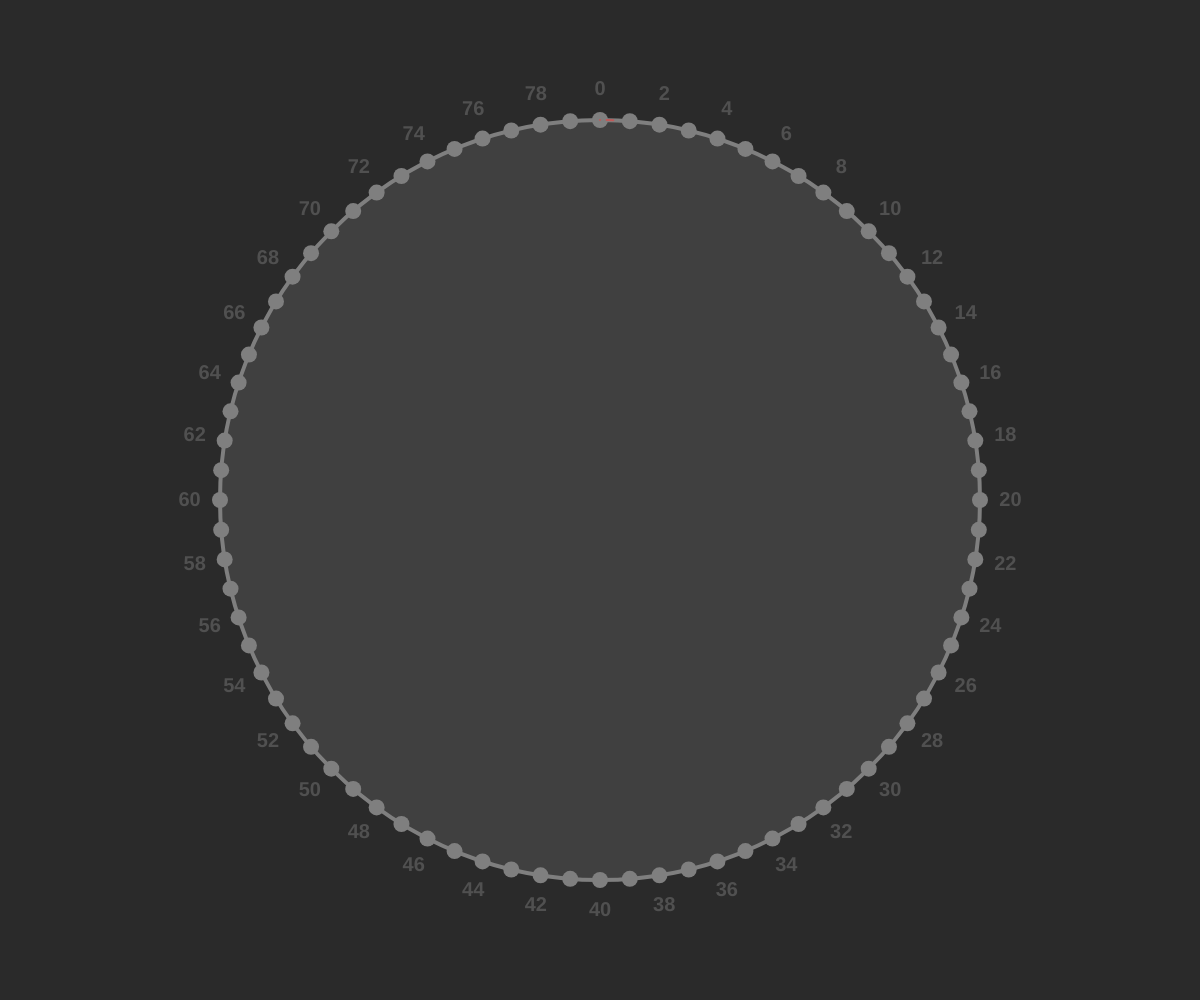
Frame 1 (no input)
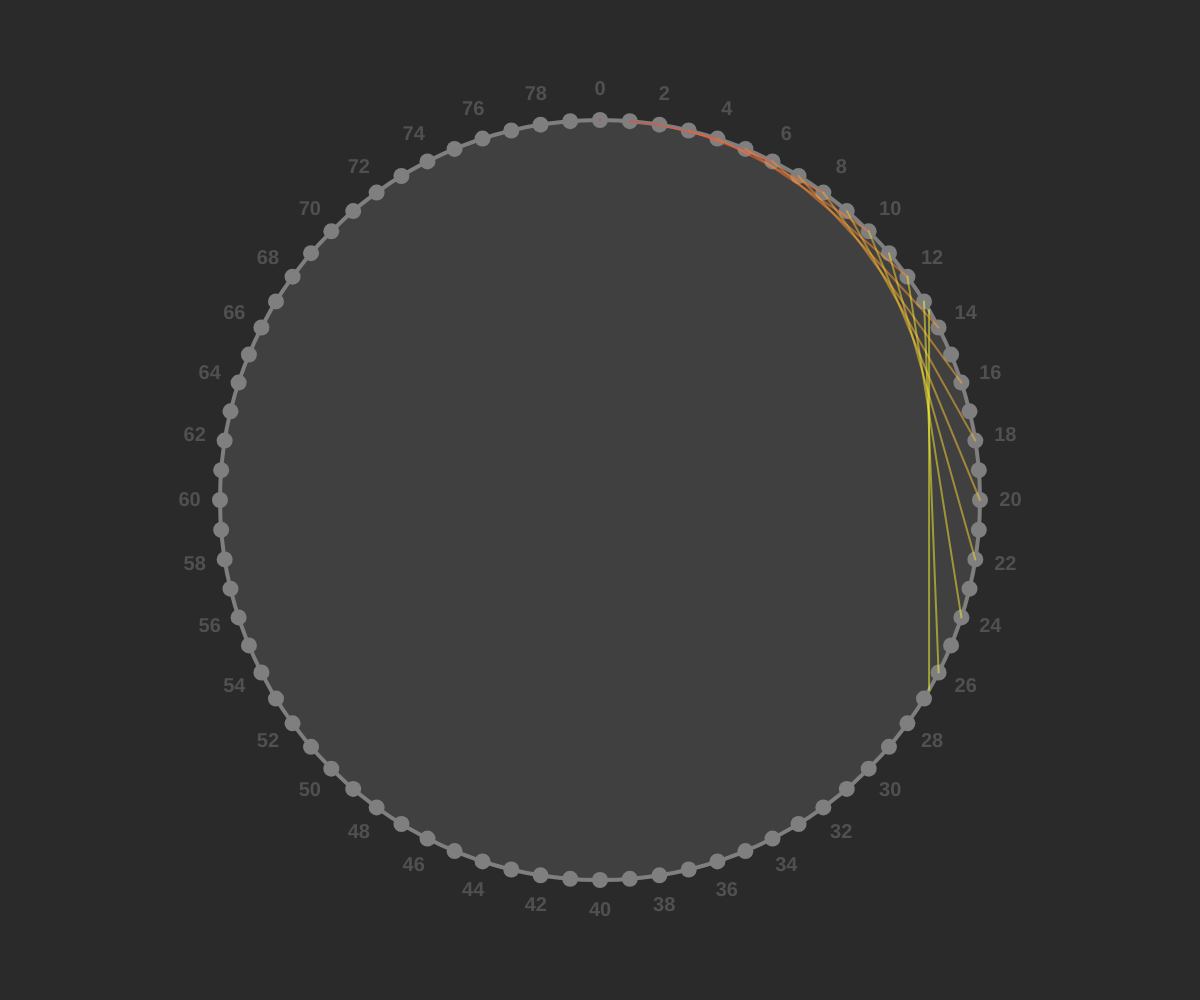
Frame 60 (no input)
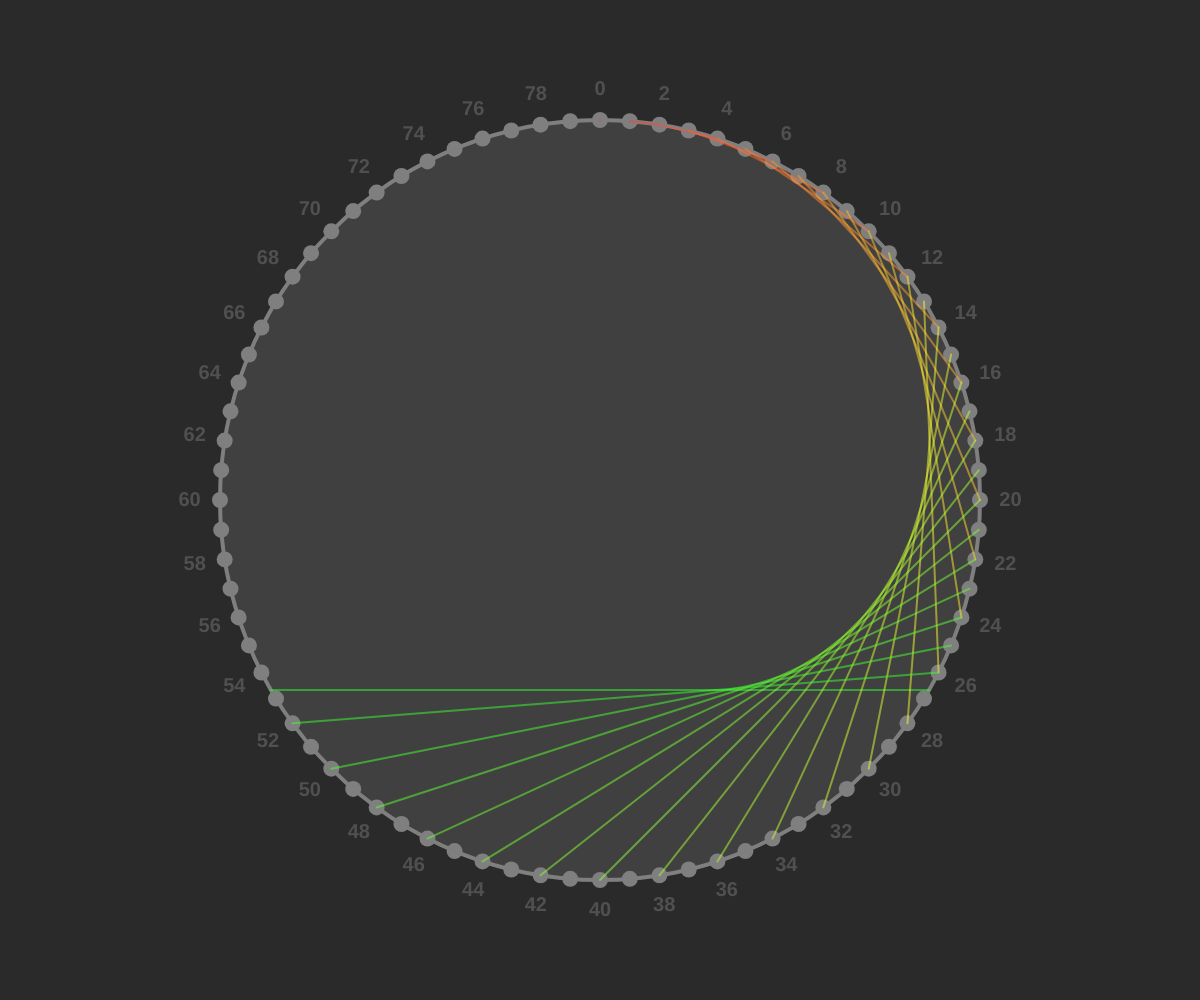
Frame 120 (the mouse pressed at the canvas centre since frame 60)

The p5.js sketch that drew these frames (run headless with seeded random() and noise() and a simulated clock; from frame 60 on, the mouse is pressed at the canvas centre):

// p5.js sketch
// ── sketch.js
const ANIM_TIME = 6;

let radius = 0;
let s = 0;

let pointCount = 1;

let monochromeToggle;
let pointsSlider;
let factorSlider;
let animateToggle;
let speedSlider;

let time = 0;

function windowResized() {
  resizeCanvas(windowWidth, windowHeight);
  updateLayout();
}

function updateLayout() {
  const size = min(windowWidth, windowHeight);
  radius = size * 0.38;
  s = size/1000;
}

function setup() {
  createCanvas(windowWidth, windowHeight);
  pixelDensity(1);
  updateLayout();
  
  const uiContainer = createDiv().class('ui-container');
    
  createP('Points').parent(uiContainer);
  pointsSlider = createSlider(0, 6, 3).parent(uiContainer);
  
  createP('').parent(uiContainer);
  
  createP('Factor').parent(uiContainer);
  factorSlider = createSlider(2, 20, 2).parent(uiContainer);
  
  createP('').parent(uiContainer);
  
  animateToggle = createCheckbox('Animate', true).parent(uiContainer).changed(onAnimateToggled);
  monochromeToggle = createCheckbox('Monochrome').parent(uiContainer);
  
  onAnimateToggled();
}

function onAnimateToggled() {
  time = (animateToggle.checked() ? 0 : 1);
}

function draw() {
  background(42);
  
  if (animateToggle.checked()) {
    time += (min(deltaTime/1000, 1/30)) / ANIM_TIME;
    if (time > 1) time -= 2;
  }
  
  translate(width/2, height/2);
  
  fill(64);
  strokeWeight(4*s);
  stroke(127);
  circle(0, 0, radius*2);
  
  pointCount = 10 * pow(2, pointsSlider.value());
  
  const labelInterval = ceil(pointCount / 40);
  for (let i = 0; i < pointCount; i++) {
    const p = getPoint(i);
    noFill();
    stroke(127);
    strokeWeight(16*s);
    point(p.x, p.y);
    
    if (i % labelInterval === 0) {
      const p2 = getPoint(i, radius*1.08);
      noStroke();
      fill(80);
      textAlign(CENTER, CENTER);
      textStyle(BOLD);
      textSize(20*s);
      text(i, p2.x, p2.y);
    }
  }

  const p = ((time+1)%1) * pointCount;
  const a = getPoint(p);
  const b = getPoint(p*factorSlider.value());
  push();
  colorMode(HSB);
  strokeWeight(2*s);
  if (!monochromeToggle.checked()) {
    stroke(p/pointCount * 360, 80, 100, 0.5);
  } else {
    stroke(0, 0, 100, 0.25);
  }
  line(a.x, a.y, b.x, b.y);
  pop();
  
  const iStart = (time >= 0 ? 0 : ceil((time+1)*pointCount));
  const iEnd = (time >= 0 ? ceil(time*pointCount) : pointCount);
  for (let i = iStart; i < iEnd; i++) {
    const a = getPoint(i);
    const b = getPoint(i*factorSlider.value());
    
    push();
    colorMode(HSB);
    strokeWeight(2*s);
    if (!monochromeToggle.checked()) {
      stroke(i/pointCount * 360, 80, 100, 0.5);
    } else {
      stroke(0, 0, 100, 0.25);
    }
    line(a.x, a.y, b.x, b.y);
    pop();
  }
}

function getPoint(i, rad = radius) {
  const angle = -HALF_PI + TWO_PI*(i/pointCount);
  return { x: cos(angle) * rad, y: sin(angle) * rad };
}

// ── style.css
html, body {
  margin: 0;
  padding: 0;
}
body {
  position: relative;
  color: #7AB0DA;
  background-color: #1C1C1C;
  user-select: none; /* Prevent text selection while dragging */
  touch-action: none; /* Prevent pull-down-to-refresh on mobile */
}
canvas {
  display: block;
}
.ui-container {
  position: absolute;
  left: 0;
  right: 0;
  top: 0;
  bottom: 0;
  padding: 2rem;
  display: flex;
  flex-direction: row;
  justify-content: center;
  align-items: flex-end;
}
.ui-container > * {
  margin: 0;
  padding: 0;
  margin-left: 0.75rem;
  margin-right: 0.75rem;
}
.ui-container > p {
  margin-right: 0.25rem;
}
.ui-container > input {
  margin-left: 0;
}
